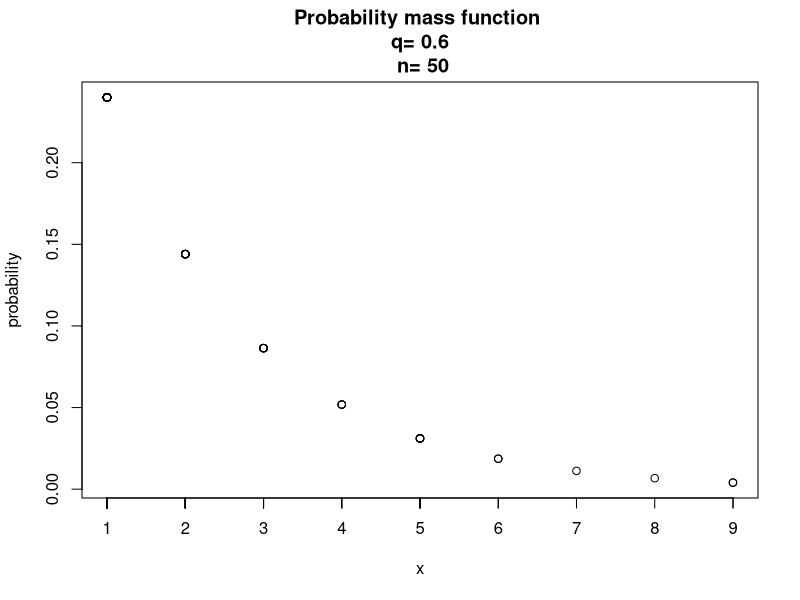
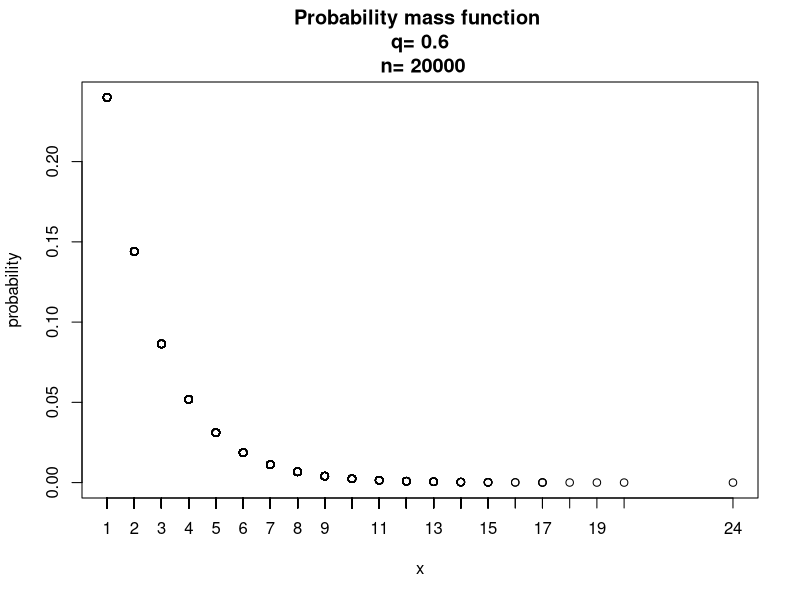

Source code (R) for these figures, in order:
u<-vector()
x<-vector()
v<-vector()
geometric<-function(m)
{
	q=0.6
	set.seed(6857)
	u<-runif(m)
	x<-floor(log(u)/log(q))+1
	print(x)
	v<-(1-q)*(q^x)
	plot(x,v,"p",xlab="x",ylab="probability",xaxt="n",main=paste
	("Probability mass function","\n","q=",paste(q),"\n","n=",paste(m)))
	axis(side = 1, at = x)
	#par(new=TRUE,col="yellow")
	print(q)	
}	
geometric(50)
x11()
geometric(20000)